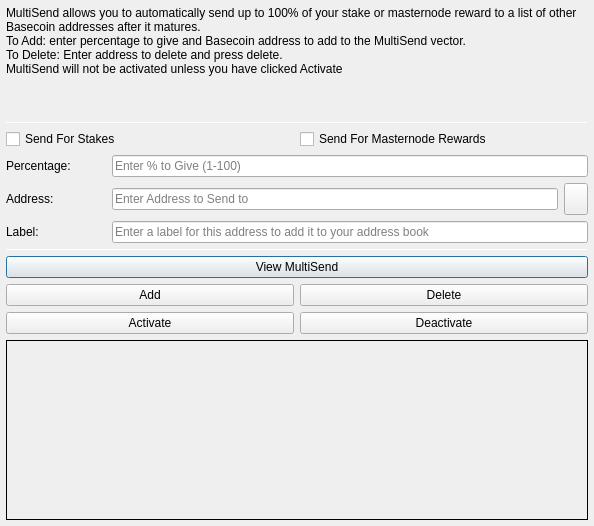
<?xml version="1.0" encoding="UTF-8"?>
<ui version="4.0">
 <class>MultiSendDialog</class>
 <widget class="QDialog" name="MultiSendDialog">
  <property name="windowModality">
   <enum>Qt::NonModal</enum>
  </property>
  <property name="geometry">
   <rect>
    <x>0</x>
    <y>0</y>
    <width>594</width>
    <height>526</height>
   </rect>
  </property>
  <property name="windowTitle">
   <string>MultiSend</string>
  </property>
  <layout class="QVBoxLayout" name="verticalLayout" stretch="0">
   <property name="margin">
    <number>6</number>
   </property>
   <item>
    <layout class="QVBoxLayout" name="verticalLayout_Main" stretch="1,1,1,0,1,1,1">
     <item>
      <widget class="QLabel" name="label_2">
       <property name="lineWidth">
        <number>1</number>
       </property>
       <property name="text">
        <string>MultiSend allows you to automatically send up to 100% of your stake or masternode reward to a list of other Basecoin addresses after it matures.
To Add: enter percentage to give and Basecoin address to add to the MultiSend vector.
To Delete: Enter address to delete and press delete.
MultiSend will not be activated unless you have clicked Activate</string>
       </property>
       <property name="alignment">
        <set>Qt::AlignLeading|Qt::AlignLeft|Qt::AlignTop</set>
       </property>
       <property name="wordWrap">
        <bool>true</bool>
       </property>
      </widget>
     </item>
     <item>
      <widget class="Line" name="line">
       <property name="minimumSize">
        <size>
         <width>0</width>
         <height>1</height>
        </size>
       </property>
       <property name="maximumSize">
        <size>
         <width>16777215</width>
         <height>1</height>
        </size>
       </property>
       <property name="orientation">
        <enum>Qt::Horizontal</enum>
       </property>
      </widget>
     </item>
     <item>
      <layout class="QVBoxLayout" name="verticalLayout_Settings">
       <item>
        <layout class="QHBoxLayout" name="horizontalLayout">
         <item>
          <widget class="QCheckBox" name="multiSendStakeCheckBox">
           <property name="text">
            <string>Send For Stakes</string>
           </property>
          </widget>
         </item>
         <item>
          <widget class="QCheckBox" name="multiSendMasternodeCheckBox">
           <property name="text">
            <string>Send For Masternode Rewards</string>
           </property>
          </widget>
         </item>
        </layout>
       </item>
       <item>
        <layout class="QHBoxLayout" name="horizontalLayout_6">
         <item>
          <widget class="QLabel" name="label">
           <property name="minimumSize">
            <size>
             <width>100</width>
             <height>0</height>
            </size>
           </property>
           <property name="toolTip">
            <string>Percentage of stake to send</string>
           </property>
           <property name="text">
            <string>Percentage:</string>
           </property>
          </widget>
         </item>
         <item>
          <widget class="QLineEdit" name="multiSendPercentEdit">
           <property name="toolTip">
            <string>Enter whole numbers 1 - 100</string>
           </property>
           <property name="placeholderText">
            <string>Enter % to Give (1-100)</string>
           </property>
          </widget>
         </item>
        </layout>
       </item>
       <item>
        <layout class="QHBoxLayout" name="horizontalLayout_7">
         <item>
          <widget class="QLabel" name="label_5">
           <property name="minimumSize">
            <size>
             <width>100</width>
             <height>0</height>
            </size>
           </property>
           <property name="toolTip">
            <string>Address to send portion of stake to</string>
           </property>
           <property name="text">
            <string>Address:</string>
           </property>
          </widget>
         </item>
         <item>
          <widget class="QLineEdit" name="multiSendAddressEdit">
           <property name="toolTip">
            <string/>
           </property>
           <property name="placeholderText">
            <string>Enter Address to Send to</string>
           </property>
          </widget>
         </item>
         <item>
          <widget class="QToolButton" name="addressBookButton">
           <property name="maximumSize">
            <size>
             <width>16777215</width>
             <height>32</height>
            </size>
           </property>
           <property name="toolTip">
            <string>Choose an address from the address book</string>
           </property>
           <property name="text">
            <string/>
           </property>
           <property name="icon">
            <iconset resource="../basecoin.qrc">
             <normaloff>:/icons/address-book</normaloff>:/icons/address-book</iconset>
           </property>
           <property name="shortcut">
            <string>Alt+A</string>
           </property>
          </widget>
         </item>
        </layout>
       </item>
      </layout>
     </item>
     <item>
      <layout class="QHBoxLayout" name="horizontalLayout_3">
       <item>
        <widget class="QLabel" name="label_3">
         <property name="minimumSize">
          <size>
           <width>100</width>
           <height>0</height>
          </size>
         </property>
         <property name="text">
          <string>Label:</string>
         </property>
        </widget>
       </item>
       <item>
        <widget class="QLineEdit" name="labelAddressLabelEdit">
         <property name="placeholderText">
          <string>Enter a label for this address to add it to your address book</string>
         </property>
        </widget>
       </item>
      </layout>
     </item>
     <item>
      <widget class="Line" name="line_2">
       <property name="minimumSize">
        <size>
         <width>0</width>
         <height>1</height>
        </size>
       </property>
       <property name="maximumSize">
        <size>
         <width>16777215</width>
         <height>1</height>
        </size>
       </property>
       <property name="orientation">
        <enum>Qt::Horizontal</enum>
       </property>
      </widget>
     </item>
     <item>
      <layout class="QVBoxLayout" name="verticalLayout_Buttons">
       <item>
        <layout class="QHBoxLayout" name="horizontalLayout_4">
         <item>
          <widget class="QPushButton" name="viewButton">
           <property name="toolTip">
            <string/>
           </property>
           <property name="statusTip">
            <string>View MultiSend Vector</string>
           </property>
           <property name="text">
            <string>View MultiSend</string>
           </property>
          </widget>
         </item>
        </layout>
       </item>
       <item>
        <layout class="QHBoxLayout" name="horizontalLayout_2">
         <item>
          <widget class="QPushButton" name="addButton">
           <property name="toolTip">
            <string/>
           </property>
           <property name="statusTip">
            <string>Add to MultiSend Vector</string>
           </property>
           <property name="text">
            <string>Add</string>
           </property>
          </widget>
         </item>
         <item>
          <widget class="QPushButton" name="deleteButton">
           <property name="toolTip">
            <string/>
           </property>
           <property name="statusTip">
            <string>Delete Address From MultiSend Vector</string>
           </property>
           <property name="text">
            <string>Delete</string>
           </property>
          </widget>
         </item>
        </layout>
       </item>
       <item>
        <layout class="QHBoxLayout" name="horizontalLayout_5">
         <item>
          <widget class="QPushButton" name="activateButton">
           <property name="statusTip">
            <string>Activate MultiSend</string>
           </property>
           <property name="text">
            <string>Activate</string>
           </property>
          </widget>
         </item>
         <item>
          <widget class="QPushButton" name="disableButton">
           <property name="statusTip">
            <string>Deactivate MultiSend</string>
           </property>
           <property name="text">
            <string>Deactivate</string>
           </property>
          </widget>
         </item>
        </layout>
       </item>
      </layout>
     </item>
     <item>
      <widget class="QLabel" name="message">
       <property name="minimumSize">
        <size>
         <width>0</width>
         <height>180</height>
        </size>
       </property>
       <property name="frameShape">
        <enum>QFrame::Panel</enum>
       </property>
       <property name="frameShadow">
        <enum>QFrame::Plain</enum>
       </property>
       <property name="lineWidth">
        <number>1</number>
       </property>
       <property name="midLineWidth">
        <number>1</number>
       </property>
       <property name="text">
        <string/>
       </property>
       <property name="alignment">
        <set>Qt::AlignLeading|Qt::AlignLeft|Qt::AlignTop</set>
       </property>
       <property name="wordWrap">
        <bool>true</bool>
       </property>
      </widget>
     </item>
    </layout>
   </item>
  </layout>
 </widget>
 <resources>
  <include location="../basecoin.qrc"/>
 </resources>
 <connections/>
</ui>
